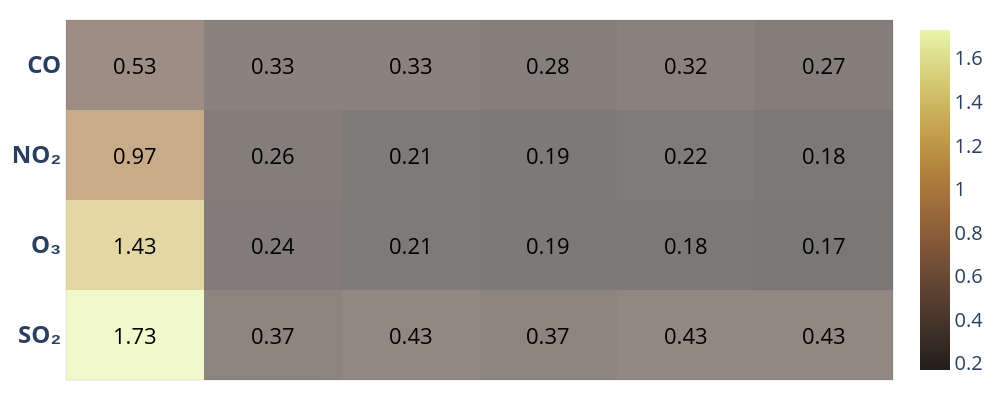

Notebook source saved alongside this figure:
### Code cell
RMSE_lab_O3=1.43
RMSE_lab_SO2=1.73
import plotly.graph_objects as go
from functools import reduce
from itertools import product
RMSE_lab_SO2=3.55
z=[ [round(1.73,2),round(RMSE_lr_SO2,2) , round(RMSE_svr_SO2,2),round(RMSE_rf_SO2,2), 
    round(RMSE_ann_SO2,2),round(RMSE_xgb_SO2,2)],
  [round(RMSE_lab_O3,2),round(RMSE_lr_O3,2) , round(RMSE_svr_O3,2), round(RMSE_rf_O3,2), 
   round(RMSE_ann_O3,2),round(RMSE_xgb_O3,2)],
    [round(RMSE_lab_NO2,2),round(RMSE_lr_NO2,2) , round(RMSE_svr_NO2,2), round(RMSE_rf_NO2,2), 
   round( RMSE_ann_NO2,2),round(RMSE_xgb_NO2,2)], 
   [round(RMSE_lab_CO,2),round(RMSE_lr_CO,2) , round(RMSE_svr_CO,2), round(RMSE_rf_CO,2), 
    round(RMSE_ann_CO,2),round(RMSE_xgb_CO,2)]]
x=['<b>LAB</b>', '<b>LR</b>', '<b>SVR</b>', '<b>RF</b>', '<b>ANN</b>','<b>XGBoost</b>']
y=['<b>SO2</b>'.translate(subscript), '<b>O3</b>'.translate(subscript), '<b>NO2</b>'.translate(subscript),'<b>CO</b>']

def get_anno_text(z_value):
    annotations=[]
    a, b = len(z_value), len(z_value[0])
    flat_z = reduce(lambda x,y: x+y, z_value) # z_value.flat if you deal with numpy
    coords = product(range(a), range(b))
    for pos, elem in zip(coords, flat_z):
        annotations.append({'font': {'color': 'black'},
                    'showarrow': False,
                    'text': str(elem),
                    'x': pos[1],
                    'y': pos[0],
                          'font.size':22 })
    return annotations

fig = go.Figure(data=go.Heatmap(
                   z=z,
                   x=x,
                   y=y,
                   hoverongaps = True, colorscale = 'turbid_r',opacity=0.6,colorbar=dict(tickfont=dict(size=20))))#matter#

fig.update_layout(title={'text': "",
        'y':0.8,
        'x':0.5,
        'xanchor': 'center',
        'yanchor': 'top'},
                plot_bgcolor='rgba(0,0,0,0)',   
    annotations = get_anno_text(z),
                 width=1000,
height=400,margin=dict(l=20, r=20, t=20, b=20))
fig.update_xaxes(tickfont = dict(size=24),linewidth=0.1, linecolor='black',
    
                 mirror=True,showticklabels=False)
fig.update_yaxes(tickfont = dict(size=24),linewidth=0.1, linecolor='black',
        
                 mirror=True)
fig.write_image("table2c.pdf")
fig.show()

### Figure 1 — Plotly figure (JSON) as saved in the notebook; plotly's stock layout.template omitted (floating-point values rounded to 4 significant figures)
{"data": [{"colorbar": {"tickfont": {"size": 20}}, "colorscale": [[0, "rgb(34, 30, 27)"], [0.09091, "rgb(57, 45, 37)"], [0.1818, "rgb(80, 59, 46)"], [0.2727, "rgb(104, 72, 53)"], [0.3636, "rgb(129, 87, 56)"], [0.4545, "rgb(151, 103, 58)"], [0.5455, "rgb(170, 121, 60)"], [0.6364, "rgb(186, 143, 66)"], [0.7273, "rgb(199, 168, 83)"], [0.8182, "rgb(209, 193, 107)"], [0.9091, "rgb(220, 219, 137)"], [1, "rgb(232, 245, 171)"]], "hoverongaps": true, "opacity": 0.6, "type": "heatmap", "x": ["<b>LAB</b>", "<b>LR</b>", "<b>SVR</b>", "<b>RF</b>", "<b>ANN</b>", "<b>XGBoost</b>"], "y": ["<b>SO₂</b>", "<b>O₃</b>", "<b>NO₂</b>", "<b>CO</b>"], "z": [[1.73, 0.37, 0.43, 0.37, 0.43, 0.43], [1.43, 0.24, 0.21, 0.19, 0.18, 0.17], [0.97, 0.26, 0.21, 0.19, 0.22, 0.18], [0.53, 0.33, 0.33, 0.28, 0.32, 0.27]]}], "layout": {"annotations": [{"font": {"color": "black", "size": 22}, "showarrow": false, "text": "1.73", "x": 0, "y": 0}, {"font": {"color": "black", "size": 22}, "showarrow": false, "text": "0.37", "x": 1, "y": 0}, {"font": {"color": "black", "size": 22}, "showarrow": false, "text": "0.43", "x": 2, "y": 0}, {"font": {"color": "black", "size": 22}, "showarrow": false, "text": "0.37", "x": 3, "y": 0}, {"font": {"color": "black", "size": 22}, "showarrow": false, "text": "0.43", "x": 4, "y": 0}, {"font": {"color": "black", "size": 22}, "showarrow": false, "text": "0.43", "x": 5, "y": 0}, {"font": {"color": "black", "size": 22}, "showarrow": false, "text": "1.43", "x": 0, "y": 1}, {"font": {"color": "black", "size": 22}, "showarrow": false, "text": "0.24", "x": 1, "y": 1}, {"font": {"color": "black", "size": 22}, "showarrow": false, "text": "0.21", "x": 2, "y": 1}, {"font": {"color": "black", "size": 22}, "showarrow": false, "text": "0.19", "x": 3, "y": 1}, {"font": {"color": "black", "size": 22}, "showarrow": false, "text": "0.18", "x": 4, "y": 1}, {"font": {"color": "black", "size": 22}, "showarrow": false, "text": "0.17", "x": 5, "y": 1}, {"font": {"color": "black", "size": 22}, "showarrow": false, "text": "0.97", "x": 0, "y": 2}, {"font": {"color": "black", "size": 22}, "showarrow": false, "text": "0.26", "x": 1, "y": 2}, {"font": {"color": "black", "size": 22}, "showarrow": false, "text": "0.21", "x": 2, "y": 2}, {"font": {"color": "black", "size": 22}, "showarrow": false, "text": "0.19", "x": 3, "y": 2}, {"font": {"color": "black", "size": 22}, "showarrow": false, "text": "0.22", "x": 4, "y": 2}, {"font": {"color": "black", "size": 22}, "showarrow": false, "text": "0.18", "x": 5, "y": 2}, {"font": {"color": "black", "size": 22}, "showarrow": false, "text": "0.53", "x": 0, "y": 3}, {"font": {"color": "black", "size": 22}, "showarrow": false, "text": "0.33", "x": 1, "y": 3}, {"font": {"color": "black", "size": 22}, "showarrow": false, "text": "0.33", "x": 2, "y": 3}, {"font": {"color": "black", "size": 22}, "showarrow": false, "text": "0.28", "x": 3, "y": 3}, {"font": {"color": "black", "size": 22}, "showarrow": false, "text": "0.32", "x": 4, "y": 3}, {"font": {"color": "black", "size": 22}, "showarrow": false, "text": "0.27", "x": 5, "y": 3}], "height": 400, "margin": {"b": 20, "l": 20, "r": 20, "t": 20}, "plot_bgcolor": "rgba(0,0,0,0)", "title": {"text": "", "x": 0.5, "xanchor": "center", "y": 0.8, "yanchor": "top"}, "width": 1000, "xaxis": {"linecolor": "black", "linewidth": 0.1, "mirror": true, "showticklabels": false, "tickfont": {"size": 24}}, "yaxis": {"linecolor": "black", "linewidth": 0.1, "mirror": true, "tickfont": {"size": 24}}}}
